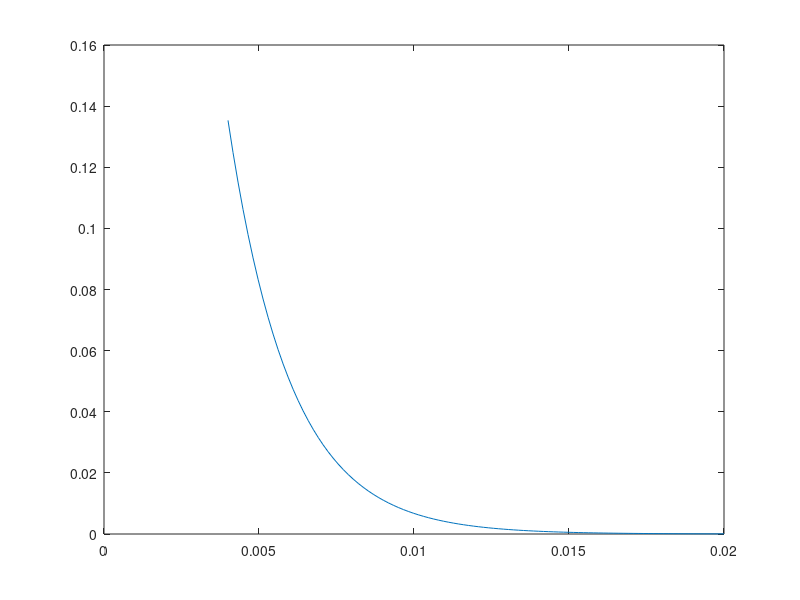

Reproduce this figure in MATLAB.
%% Variablendefinition der bekannten Werte

r1 = 50;
r2 = 200;
r3 = 100;

C = 10*10^(-6);
L = 0.1;
U_0 = 10;
I_L0 = 50 * 10^(-3);
U_C0 = 25;
tau_1 = L/r1;

%% Bestimmen der Werte der Parameter ?, ?0 und ?d

delta = ((r2 * r3 * C + L)/(2*(r2 * L * C + r3 * L * C)));
omega_0 = sqrt((r2)/(r2 * L * C + r3 * L * C));
Omega_d = (omega_0^2 - delta^2);

%% Berechnung von i_L(t_tilde), K_1, K_2

i_L_t_tilde = ((U_0-(U_0 - (r1 * I_L0)) * exp(-(2 * tau_1)/(tau_1)))/(r1));

K_1 = i_L_t_tilde;

K_2 = (i_L_t_tilde - ((r2 * r3)/(r2 * L + r3 * L)) * i_L_t_tilde + delta * K_1)/(Omega_d);

%% Berechnung von i_L(t) und Plot


t = linspace(0.004,0.02);
i_L_t = exp(-(delta * t)) ;


plot(t, i_L_t)

